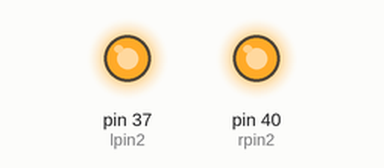
A program run on a simulated Raspberry Pi (header pin numbers). Shown: output pins drawn as LEDs (lit = HIGH). At 0.6 s the program stops and its outputs stay as they are.

Above: at 0.1 s.
At 0.6 s:
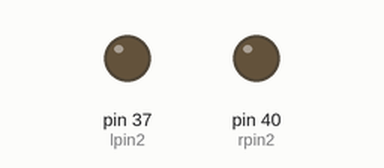
Timing chart, 0 to 2.1 s (numbered marks = the images above):
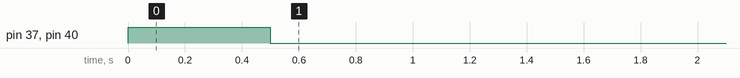

Measured:
- by itself, pin 37 (lpin2), pin 40 (rpin2): LOW → HIGH at 0.00 s, → LOW 0.50 s later

The program:

move_backward.py
```python
#!/usr/bin/python
import time
import RPi.GPIO as GPIO

lpin1 = 35
lpin2 = 37
rpin1 = 38
rpin2 = 40

GPIO.setmode(GPIO.BOARD)
# GPIO.setup(lpin1, GPIO.OUT)
GPIO.setup(lpin2, GPIO.OUT)
# GPIO.setup(rpin1, GPIO.OUT)
GPIO.setup(rpin2, GPIO.OUT)

try:
    GPIO.output(lpin2, True)
    GPIO.output(rpin2, True)
    time.sleep(0.5)
    GPIO.output(lpin2, False)
    GPIO.output(rpin2, False)
    time.sleep(0.1)

finally:
    GPIO.cleanup()
```
